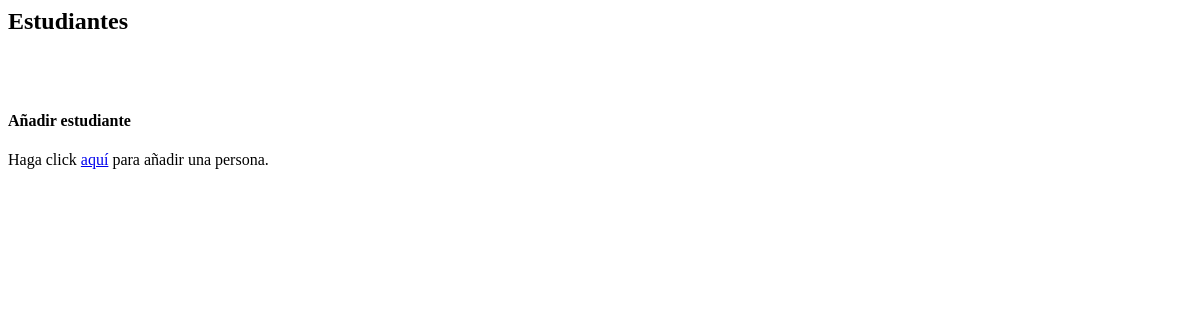
The page /list/ on the database as committed earlier.
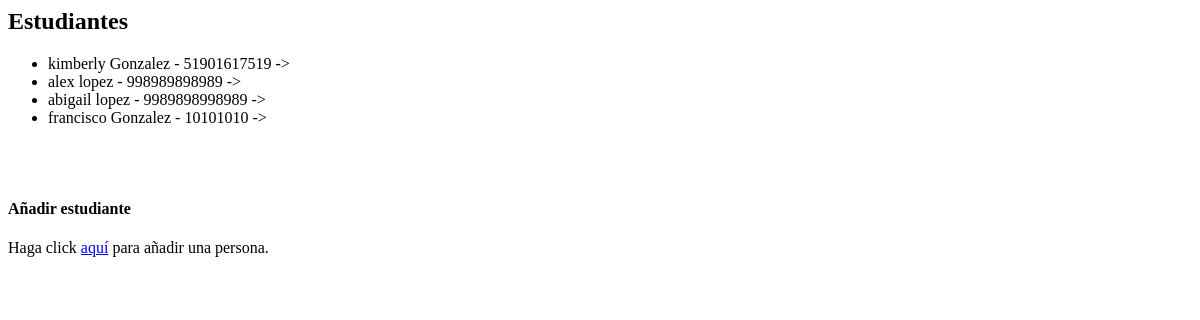
The same page on the database as committed later.
### registros/models.py (models this page shows, shortened)
class Estudiante(models.Model):
    nombre = models.CharField(max_length=24)
    apellido = models.CharField(max_length=24)
    carne = models.IntegerField()
    resultado = models.CharField(max_length=48)

### registros/views.py (the view)
# urls.py: path('list/',views.EstudianteList.as_view(),name='elist'),
class EstudianteList(ListView):
    model = Estudiante

### registros/templates/registros/estudiante_list.html (shortened to what this page needs)
{% block content %}
  <h2>Estudiantes</h2>
<ul>
    {% for estudiante in object_list %}
      <li>{{ estudiante.nombre }} {{ estudiante.apellido }} - {{ estudiante.carne }} -> {{ estudiante.resultado }} </li>
    {% endfor %}
  </ul>
<h4>Añadir estudiante</h4>
  Haga click <a href="{% url 'eadd'  %}">aquí</a> para añadir una persona.
{% endblock content %}

Rows that differ between the two databases and show on the page:
added Estudiante: nombre "kimberly", apellido "Gonzalez", carne "51901617519"
added Estudiante: nombre "alex", apellido "lopez", carne "998989898989"
added Estudiante: nombre "abigail", apellido "lopez", carne "9989898998989"
added Estudiante: nombre "francisco", apellido "Gonzalez", carne "10101010"
